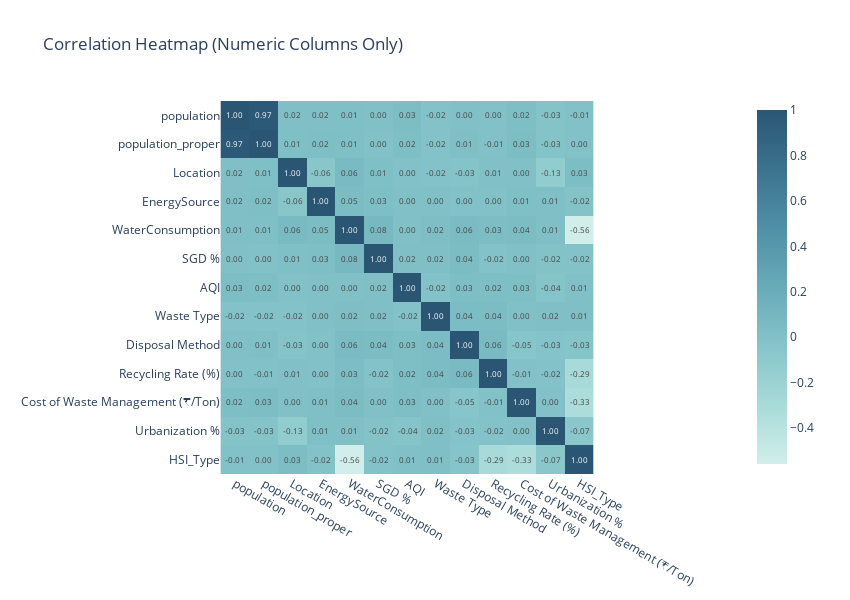

The code cell stored with this chart in its notebook:
### Code cell
df_numeric = data.select_dtypes(include=['number'])
corr = df_numeric.corr()

import plotly.express as px

fig = px.imshow(
    corr,
    text_auto=".2f",
    color_continuous_scale='Teal',
    title="Correlation Heatmap (Numeric Columns Only)"
)

fig.update_layout(
    width=850,
    height=600
)

fig.show()

### Figure 1 — Plotly figure (JSON) as saved in the notebook; plotly's stock layout.template omitted (floating-point values rounded to 4 significant figures; data arrays with more than 128 entries replaced by an {"elided": "..."} marker saying what was removed)
{"data": [{"coloraxis": "coloraxis", "hovertemplate": "x: %{x}<br>y: %{y}<br>color: %{z}<extra></extra>", "name": "0", "texttemplate": "%{z:.2f}", "type": "heatmap", "x": ["population", "population_proper", "Location", "EnergySource", "WaterConsumption", "SGD %", "AQI", "Waste Type", "Disposal Method", "Recycling Rate (%)", "Cost of Waste Management (₹/Ton)", "Urbanization %", "HSI_Type"], "xaxis": "x", "y": ["population", "population_proper", "Location", "EnergySource", "WaterConsumption", "SGD %", "AQI", "Waste Type", "Disposal Method", "Recycling Rate (%)", "Cost of Waste Management (₹/Ton)", "Urbanization %", "HSI_Type"], "yaxis": "y", "z": {"elided": "13x13 float values"}}], "layout": {"coloraxis": {"colorscale": [[0, "rgb(209, 238, 234)"], [0.1667, "rgb(168, 219, 217)"], [0.3333, "rgb(133, 196, 201)"], [0.5, "rgb(104, 171, 184)"], [0.6667, "rgb(79, 144, 166)"], [0.8333, "rgb(59, 115, 143)"], [1, "rgb(42, 86, 116)"]]}, "height": 600, "title": {"text": "Correlation Heatmap (Numeric Columns Only)"}, "width": 850, "xaxis": {"anchor": "y", "constrain": "domain", "domain": [0, 1], "scaleanchor": "y"}, "yaxis": {"anchor": "x", "autorange": "reversed", "constrain": "domain", "domain": [0, 1]}}}
